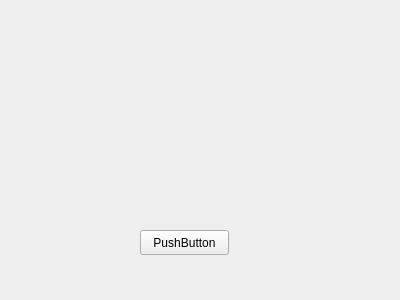
<?xml version="1.0" encoding="UTF-8"?>
<ui version="4.0">
 <class>Form</class>
 <widget class="QWidget" name="Form">
  <property name="geometry">
   <rect>
    <x>0</x>
    <y>0</y>
    <width>400</width>
    <height>300</height>
   </rect>
  </property>
  <property name="windowTitle">
   <string>Form</string>
  </property>
  <widget class="QPushButton" name="goButton">
   <property name="geometry">
    <rect>
     <x>140</x>
     <y>230</y>
     <width>89</width>
     <height>25</height>
    </rect>
   </property>
   <property name="text">
    <string>PushButton</string>
   </property>
  </widget>
 </widget>
 <resources/>
 <connections/>
</ui>
